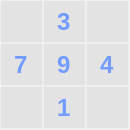
           <widget class="QFrame" name="frame_14">
            <property name="minimumSize">
             <size>
              <width>130</width>
              <height>130</height>
             </size>
            </property>
            <property name="maximumSize">
             <size>
              <width>130</width>
              <height>130</height>
             </size>
            </property>
            <property name="styleSheet">
             <string>border: none;</string>
            </property>
            <property name="frameShape">
             <enum>QFrame::StyledPanel</enum>
            </property>
            <property name="frameShadow">
             <enum>QFrame::Raised</enum>
            </property>
            <layout class="QGridLayout" name="gridLayout_7" rowstretch="0,0,0" rowminimumheight="0,0,0" columnminimumwidth="0,0,0">
             <property name="leftMargin">
              <number>0</number>
             </property>
             <property name="topMargin">
              <number>0</number>
             </property>
             <property name="rightMargin">
              <number>0</number>
             </property>
             <property name="bottomMargin">
              <number>0</number>
             </property>
             <property name="spacing">
              <number>1</number>
             </property>
             <item row="0" column="0">
              <widget class="QLineEdit" name="l58">
               <property name="minimumSize">
                <size>
                 <width>41</width>
                 <height>41</height>
                </size>
               </property>
               <property name="maximumSize">
                <size>
                 <width>41</width>
                 <height>41</height>
                </size>
               </property>
               <property name="font">
                <font>
                 <pointsize>18</pointsize>
                 <bold>true</bold>
                </font>
               </property>
               <property name="styleSheet">
                <string notr="true">background-color: rgb(227, 227, 227);
color: rgb(114, 156, 255);</string>
               </property>
               <property name="maxLength">
                <number>1</number>
               </property>
               <property name="alignment">
                <set>Qt::AlignCenter</set>
               </property>
              </widget>
             </item>
             <item row="0" column="1">
              <widget class="QLineEdit" name="l59">
               <property name="minimumSize">
                <size>
                 <width>41</width>
                 <height>41</height>
                </size>
               </property>
               <property name="maximumSize">
                <size>
                 <width>41</width>
                 <height>41</height>
                </size>
               </property>
               <property name="font">
                <font>
                 <pointsize>18</pointsize>
                 <bold>true</bold>
                </font>
               </property>
               <property name="styleSheet">
                <string notr="true">background-color: rgb(227, 227, 227);
color: rgb(114, 156, 255);</string>
               </property>
               <property name="text">
                <string>3</string>
               </property>
               <property name="maxLength">
                <number>1</number>
               </property>
               <property name="alignment">
                <set>Qt::AlignCenter</set>
               </property>
              </widget>
             </item>
             <item row="0" column="2">
              <widget class="QLineEdit" name="l60">
               <property name="minimumSize">
                <size>
                 <width>41</width>
                 <height>41</height>
                </size>
               </property>
               <property name="maximumSize">
                <size>
                 <width>41</width>
                 <height>41</height>
                </size>
               </property>
               <property name="font">
                <font>
                 <pointsize>18</pointsize>
                 <bold>true</bold>
                </font>
               </property>
               <property name="styleSheet">
                <string notr="true">background-color: rgb(227, 227, 227);
color: rgb(114, 156, 255);</string>
               </property>
               <property name="maxLength">
                <number>1</number>
               </property>
               <property name="alignment">
                <set>Qt::AlignCenter</set>
               </property>
              </widget>
             </item>
             <item row="1" column="0">
              <widget class="QLineEdit" name="l67">
               <property name="minimumSize">
                <size>
                 <width>41</width>
                 <height>41</height>
                </size>
               </property>
               <property name="maximumSize">
                <size>
                 <width>41</width>
                 <height>41</height>
                </size>
               </property>
               <property name="font">
                <font>
                 <pointsize>18</pointsize>
                 <bold>true</bold>
                </font>
               </property>
               <property name="styleSheet">
                <string notr="true">background-color: rgb(227, 227, 227);
color: rgb(114, 156, 255);</string>
               </property>
               <property name="text">
                <string>7</string>
               </property>
               <property name="maxLength">
                <number>1</number>
               </property>
               <property name="alignment">
                <set>Qt::AlignCenter</set>
               </property>
              </widget>
             </item>
             <item row="1" column="1">
              <widget class="QLineEdit" name="l68">
               <property name="minimumSize">
                <size>
                 <width>41</width>
                 <height>41</height>
                </size>
               </property>
               <property name="maximumSize">
                <size>
                 <width>41</width>
                 <height>41</height>
                </size>
               </property>
               <property name="font">
                <font>
                 <pointsize>18</pointsize>
                 <bold>true</bold>
                </font>
               </property>
               <property name="styleSheet">
                <string notr="true">background-color: rgb(227, 227, 227);
color: rgb(114, 156, 255);</string>
               </property>
               <property name="text">
                <string>9</string>
               </property>
               <property name="maxLength">
                <number>1</number>
               </property>
               <property name="alignment">
                <set>Qt::AlignCenter</set>
               </property>
              </widget>
             </item>
             <item row="1" column="2">
              <widget class="QLineEdit" name="l69">
               <property name="minimumSize">
                <size>
                 <width>41</width>
                 <height>41</height>
                </size>
               </property>
               <property name="maximumSize">
                <size>
                 <width>41</width>
                 <height>41</height>
                </size>
               </property>
               <property name="font">
                <font>
                 <pointsize>18</pointsize>
                 <bold>true</bold>
                </font>
               </property>
               <property name="styleSheet">
                <string notr="true">background-color: rgb(227, 227, 227);
color: rgb(114, 156, 255);</string>
               </property>
               <property name="text">
                <string>4</string>
               </property>
               <property name="maxLength">
                <number>1</number>
               </property>
               <property name="alignment">
                <set>Qt::AlignCenter</set>
               </property>
              </widget>
             </item>
             <item row="2" column="0">
              <widget class="QLineEdit" name="l76">
               <property name="minimumSize">
                <size>
                 <width>41</width>
                 <height>41</height>
                </size>
               </property>
               <property name="maximumSize">
                <size>
                 <width>41</width>
                 <height>41</height>
                </size>
               </property>
               <property name="font">
                <font>
                 <pointsize>18</pointsize>
                 <bold>true</bold>
                </font>
               </property>
               <property name="styleSheet">
                <string notr="true">background-color: rgb(227, 227, 227);
color: rgb(114, 156, 255);</string>
               </property>
               <property name="maxLength">
                <number>1</number>
               </property>
               <property name="alignment">
                <set>Qt::AlignCenter</set>
               </property>
              </widget>
             </item>
             <item row="2" column="1">
              <widget class="QLineEdit" name="l77">
               <property name="minimumSize">
                <size>
                 <width>41</width>
                 <height>41</height>
                </size>
               </property>
               <property name="maximumSize">
                <size>
                 <width>41</width>
                 <height>41</height>
                </size>
               </property>
               <property name="font">
                <font>
                 <pointsize>18</pointsize>
                 <bold>true</bold>
                </font>
               </property>
               <property name="styleSheet">
                <string notr="true">background-color: rgb(227, 227, 227);
color: rgb(114, 156, 255);</string>
               </property>
               <property name="text">
                <string>1</string>
               </property>
               <property name="maxLength">
                <number>1</number>
               </property>
               <property name="alignment">
                <set>Qt::AlignCenter</set>
               </property>
              </widget>
             </item>
             <item row="2" column="2">
              <widget class="QLineEdit" name="l78">
               <property name="minimumSize">
                <size>
                 <width>41</width>
                 <height>41</height>
                </size>
               </property>
               <property name="maximumSize">
                <size>
                 <width>41</width>
                 <height>41</height>
                </size>
               </property>
               <property name="font">
                <font>
                 <pointsize>18</pointsize>
                 <bold>true</bold>
                </font>
               </property>
               <property name="styleSheet">
                <string notr="true">background-color: rgb(227, 227, 227);
color: rgb(114, 156, 255);</string>
               </property>
               <property name="maxLength">
                <number>1</number>
               </property>
               <property name="alignment">
                <set>Qt::AlignCenter</set>
               </property>
              </widget>
             </item>
            </layout>
           </widget>
